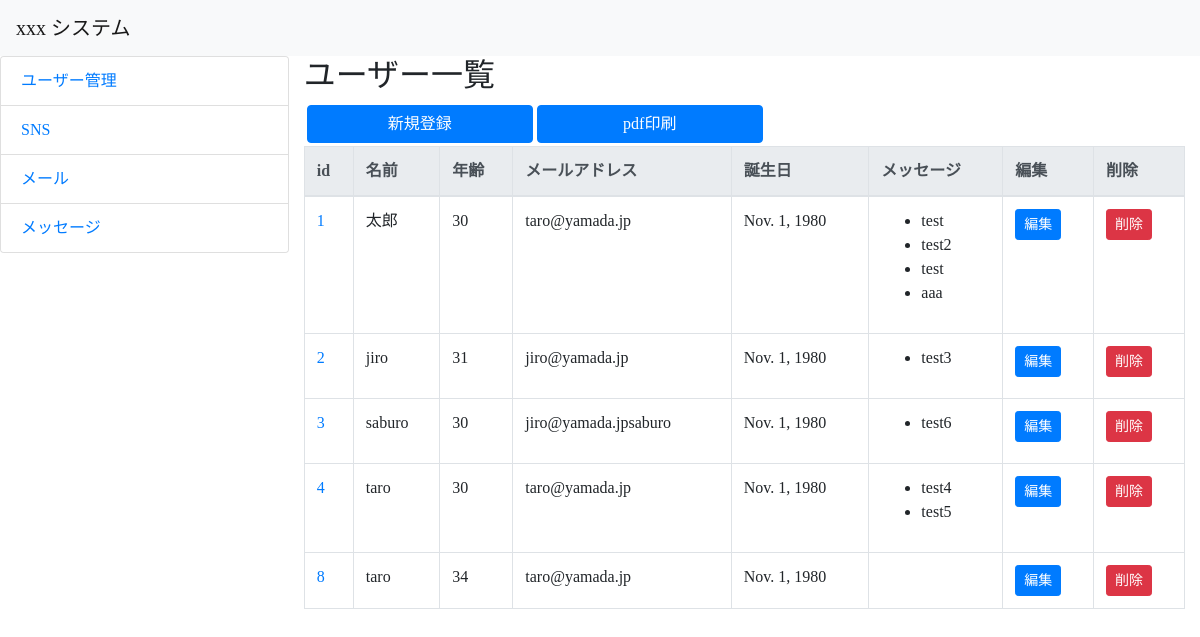
The page /hello/ on the database as committed earlier.
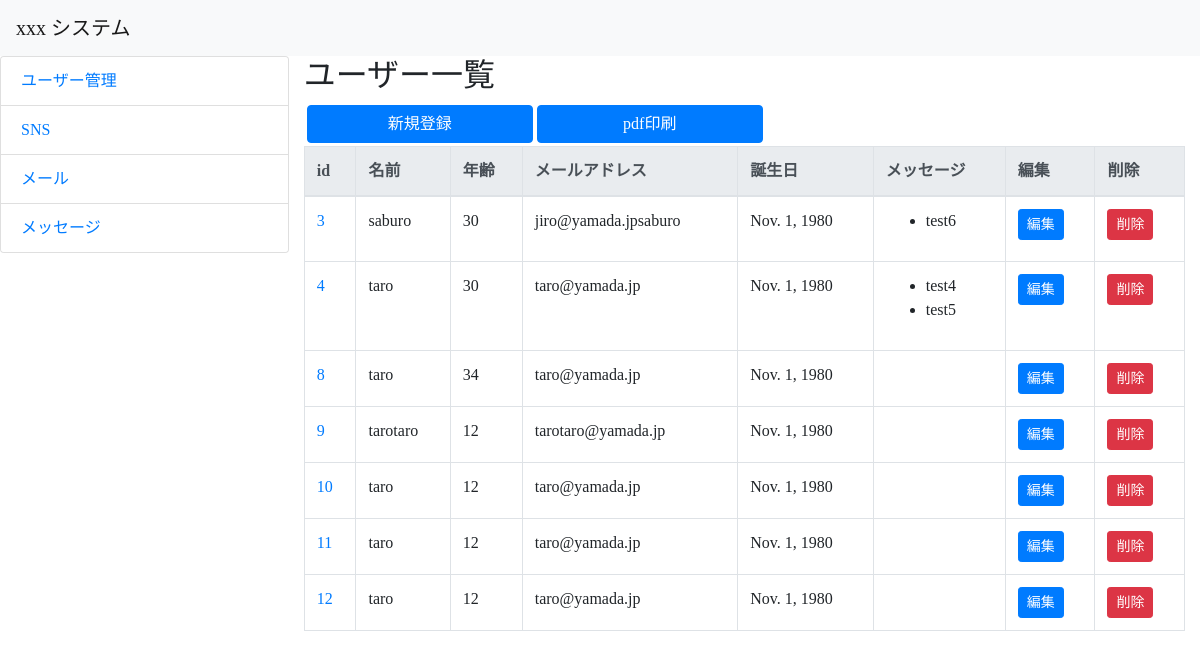
The same page on the database as committed later.
### hello/models.py (models this page shows, shortened)
class Friend(models.Model):
    name = models.CharField(max_length=100)
    mail = models.EmailField(max_length=200)
    gender = models.BooleanField()
    age = models.IntegerField(validators=[ \
          MinValueValidator(0), \
          MaxValueValidator(150)])
    birthday = models.DateField()

class Message(models.Model):
    friend = models.ForeignKey(Friend, on_delete = models.CASCADE)
    title = models.CharField(max_length=100)
    content = models.CharField(max_length=300)
    pub_date = models.DateTimeField(auto_now_add=True)
    class Meta:
        ordering = ('pub_date', )

### hello/views.py (the view)
# urls.py: path('', views.HelloListView.as_view(), name = 'index'),
class HelloListView(ListView):
    model = Friend
    template_name = 'hello/index.html'
    paginate_by = 10
    def get_context_data(self, **kwargs):
        context = super().get_context_data(**kwargs)
        context["title"] = "ユーザー一覧画面"
        return context

### hello/templates/hello/index.html (shortened to what this page needs)
{% extends "layout.html" %}
{% block title2 %}
<h2>ユーザー一覧</h2>
{% endblock %}
{% block content %}
<div style="padding:3px;">
    <input
        class="btn btn-primary"
        onclick="location.href='{% url 'hello:create' %}'"
        value="新規登録">
    <input
        class="btn btn-primary"
        value="pdf印刷">
</div>
<table class="table table-condensed table-bordered table-hover">
    <thead class="thead-light">
        <tr class="active">
            <th>id</th>
            <th>名前</th>
            <th>年齢</th>
            <th>メールアドレス</th>
            <th>誕生日</th>
            <th>メッセージ</th>
            <th>編集</th>
            <th>削除</th>
        </tr>
    <tbody>
        {% for item in object_list %}
        <tr>
            <td><a href="{% url 'hello:detail' item.pk %}">{{item.id}}</a></td>
            <td>{{item.name}}</td>
            <td>{{item.age}}</td>
            <td>{{item.mail}}</td>
            <td>{{item.birthday}}</td>
            <td>
                <ul>
                    {% for ob in item.message_set.all %}
                        <li>{{ob.title}}</li>
                    {% endfor %}
                </ul>
            </td>
            <td>
                <input
                    type="button"
                    class="btn btn-primary btn-sm"
                    onclick="location.href='{% url 'hello:update' item.pk %}'"
                    value="編集">
            </td>
            <td>
                <input
                    type="button"
                    class="btn btn-danger del_confirm btn-sm"
                    onclick="location.href='{% url 'hello:delete' item.pk %}'"
                    value="削除">
            </td>
        </tr>
        {% endfor %}
    </tbody>
</table>
{% endblock %}

### common/templates/layout.html (shortened to what this page needs)
<!doctype html>{% load static %}
<html lang="ja">
    <head>
        <link rel="stylesheet" href="https://maxcdn.bootstrapcdn.com/bootstrap/4.0.0-alpha.6/css/bootstrap.min.css">
    </head>
    <body>
        <nav class="navbar navbar-expand-lg navbar-light bg-light">
            <a class="navbar-brand" href="/">xxx システム</a>
        </nav>
        <div class="row" style="margin-right: 0px">
            <div class="col-3" style="padding-right: 0px">
                <div class="card">
                    <ul class="list-group list-group-flush">
                        <li class="list-group-item">
                            <a href="{% url 'hello:index' %}">ユーザー管理</a>
                        </li>
                        <li class="list-group-item">
                            <a href="{% url 'sns:index' %}">SNS</a>
                        </li>
                        <li class="list-group-item">
                            <a href="{% url 'mail:index' %}" style="pointer-events: none;">メール</a>
                        </li>
                        <li class="list-group-item">
                            <a href="{% url 'message:index' %}">メッセージ</a>
                        </li>
                    </ul>
                </div>
            </div>
            <div class="col-9">
                {% block title2 %}{% endblock %}
                {% block content %}{% endblock %}
            </div>
        </div>
    </body>
</html>

Rows that differ between the two databases and show on the page:
removed Friend: id "1", name "太郎", age "30", mail "taro@yamada.jp", birthday "Nov. 1, 1980", id "編集", id "削除"
removed Message: title "test", shown under "1"
removed Message: title "test2", shown under "1"
removed Message: title "test", shown under "1"
removed Message: title "aaa", shown under "1"
removed Friend: id "2", name "jiro", age "31", mail "jiro@yamada.jp", birthday "Nov. 1, 1980", id "編集", id "削除"
removed Message: title "test3", shown under "2"
added Friend: id "9", name "tarotaro", age "12", mail "tarotaro@yamada.jp", birthday "Nov. 1, 1980", id "編集", id "削除"
added Friend: id "10", name "taro", age "12", mail "taro@yamada.jp", birthday "Nov. 1, 1980", id "編集", id "削除"
added Friend: id "11", name "taro", age "12", mail "taro@yamada.jp", birthday "Nov. 1, 1980", id "編集", id "削除"
added Friend: id "12", name "taro", age "12", mail "taro@yamada.jp", birthday "Nov. 1, 1980", id "編集", id "削除"
